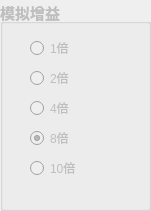
      <widget class="QGroupBox" name="m_analogGain">
       <property name="enabled">
        <bool>false</bool>
       </property>
       <property name="geometry">
        <rect>
         <x>800</x>
         <y>50</y>
         <width>151</width>
         <height>211</height>
        </rect>
       </property>
       <property name="font">
        <font>
         <pointsize>11</pointsize>
         <weight>75</weight>
         <bold>true</bold>
        </font>
       </property>
       <property name="title">
        <string>模拟增益</string>
       </property>
       <widget class="QRadioButton" name="m_1">
        <property name="geometry">
         <rect>
          <x>30</x>
          <y>40</y>
          <width>41</width>
          <height>16</height>
         </rect>
        </property>
        <property name="font">
         <font>
          <pointsize>9</pointsize>
          <weight>50</weight>
          <bold>false</bold>
         </font>
        </property>
        <property name="layoutDirection">
         <enum>Qt::LeftToRight</enum>
        </property>
        <property name="text">
         <string>1倍</string>
        </property>
        <property name="checked">
         <bool>false</bool>
        </property>
       </widget>
       <widget class="QRadioButton" name="m_2">
        <property name="geometry">
         <rect>
          <x>30</x>
          <y>70</y>
          <width>41</width>
          <height>16</height>
         </rect>
        </property>
        <property name="font">
         <font>
          <pointsize>9</pointsize>
          <weight>50</weight>
          <bold>false</bold>
         </font>
        </property>
        <property name="layoutDirection">
         <enum>Qt::LeftToRight</enum>
        </property>
        <property name="text">
         <string>2倍</string>
        </property>
        <property name="checked">
         <bool>false</bool>
        </property>
       </widget>
       <widget class="QRadioButton" name="m_4">
        <property name="geometry">
         <rect>
          <x>30</x>
          <y>100</y>
          <width>41</width>
          <height>16</height>
         </rect>
        </property>
        <property name="font">
         <font>
          <pointsize>9</pointsize>
          <weight>50</weight>
          <bold>false</bold>
         </font>
        </property>
        <property name="layoutDirection">
         <enum>Qt::LeftToRight</enum>
        </property>
        <property name="text">
         <string>4倍</string>
        </property>
        <property name="checked">
         <bool>false</bool>
        </property>
       </widget>
       <widget class="QRadioButton" name="m_8">
        <property name="geometry">
         <rect>
          <x>30</x>
          <y>130</y>
          <width>41</width>
          <height>16</height>
         </rect>
        </property>
        <property name="font">
         <font>
          <pointsize>9</pointsize>
          <weight>50</weight>
          <bold>false</bold>
         </font>
        </property>
        <property name="layoutDirection">
         <enum>Qt::LeftToRight</enum>
        </property>
        <property name="text">
         <string>8倍</string>
        </property>
        <property name="checked">
         <bool>true</bool>
        </property>
       </widget>
       <widget class="QRadioButton" name="m_10">
        <property name="geometry">
         <rect>
          <x>30</x>
          <y>160</y>
          <width>47</width>
          <height>16</height>
         </rect>
        </property>
        <property name="font">
         <font>
          <pointsize>9</pointsize>
          <weight>50</weight>
          <bold>false</bold>
         </font>
        </property>
        <property name="layoutDirection">
         <enum>Qt::LeftToRight</enum>
        </property>
        <property name="text">
         <string>10倍</string>
        </property>
        <property name="checked">
         <bool>false</bool>
        </property>
       </widget>
      </widget>
